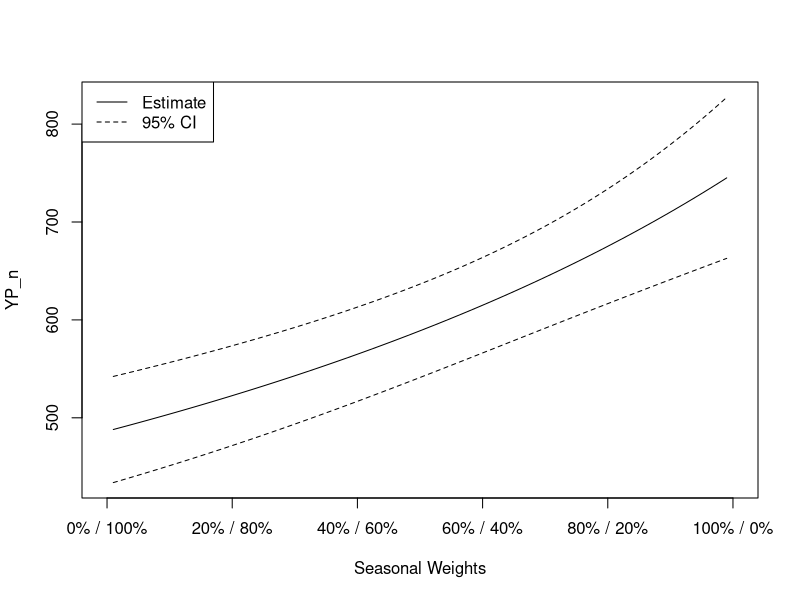
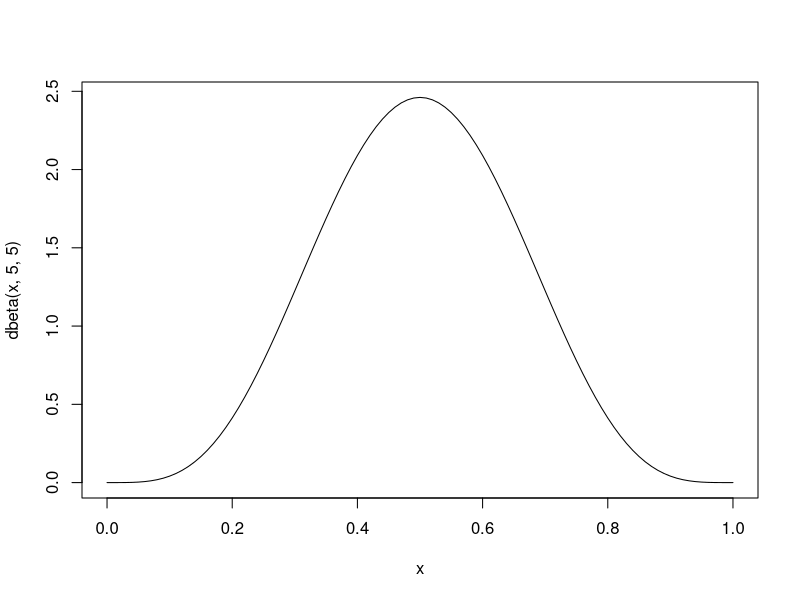
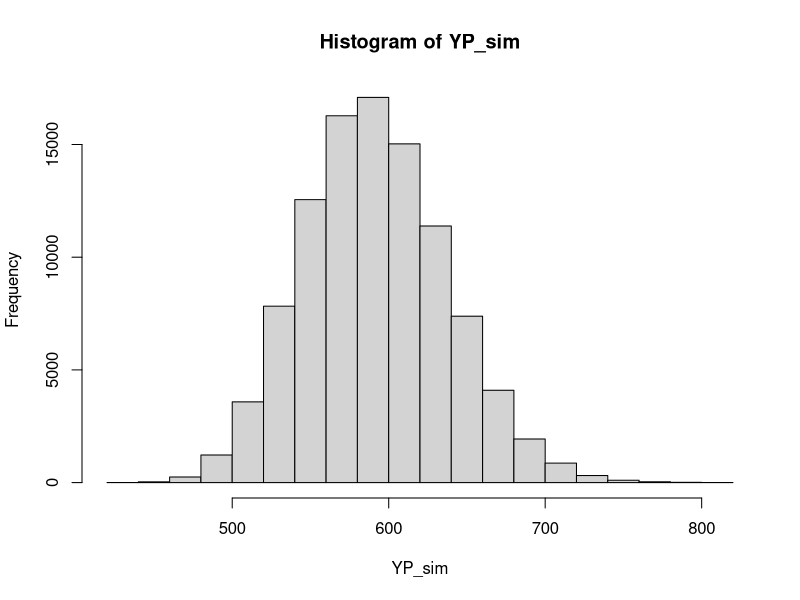

Here is the R script that generated these plots, in order:
## ---- chunk 1
knitr::opts_chunk$set(echo = FALSE, dpi=300, fig.height = 7, fig.width = 10, message=FALSE, warning=FALSE)
## ---- chunk 2
library(tidyverse)

## per Corey email 9/4/2024
legal_nobait <- read_csv("BOF_2024/flat_data/legal_nobait.csv")

# ## the data I was sent before
# march_data <- read_csv("Analysis_2024/flat_data/March_Catch_Data.csv")[,-(14:21)]
# june_data <- read_csv("Analysis_2024/flat_data/June_Catch_Data.csv")
# 
# all_data <- data.frame(event = c(rep("March", nrow(march_data)),
#                                  rep("June", nrow(june_data))),
#                        FL = c(march_data$FL, june_data$FL),
#                        TL = c(march_data$FL, june_data$TL),
#                        weight_kg = c(march_data$kg, june_data$Kg),
#                        bait = c(march_data$Bait, june_data$Bait),
#                        gear = c(march_data$Gear, rep(NA, nrow(june_data))),
#                        technique = c(march_data$Technique, rep(NA, nrow(june_data))))
# 
# ## reconstructing legal_nobait from previous data - does it match?
# legal_nobait1 <- filter(all_data, (event == "March") | (event == "June" & bait == "N"))
# 
# (sort(legal_nobait$kg) == sort(legal_nobait1$weight_kg)) # %>% all
# ## it does match!



########### LAM inputs

area <- 3717
log10_area <- log10(area)
log10_YP <- 0.72*log10_area + 0.6
YP_kg <- 10^log10_YP




########### estimating mean weight of harvest
season_weights <- c(0.5, 0.5)   # summer, then winter

# by season
season_Wbar <- tapply(legal_nobait$kg, legal_nobait$Season, mean)
season_n <- tapply(legal_nobait$kg, legal_nobait$Season, length)
season_varWbar <- tapply(legal_nobait$kg, legal_nobait$Season, var)/season_n
season_seWbar <- sqrt(season_varWbar)

# combined
Wbar <- sum(season_weights*season_Wbar)/sum(season_weights)
varWbar <- sum((season_weights^2)*season_varWbar)/(sum(season_weights)^2)
seWbar <- sqrt(varWbar)
## ---- chunk 3
tab1 <- cbind(season_n, season_Wbar, season_seWbar)
colnames(tab1) <- c("n","Wbar_kg","SE(Wbar_kg)")
knitr::kable(tab1[2:1,], digits=3)
## ---- chunk 4
# LAM assuming YP is known without error
YP_n <- YP_kg/Wbar + YP_kg/(Wbar^3)*varWbar
var_YP_n <- (YP_kg^2)/(Wbar^4)*varWbar
se_YP_n <- sqrt(var_YP_n)
ci_YP_n <- YP_n + c(-1,1)*1.96*se_YP_n
## ---- chunk 5
## investigating the effect of different weightings
possible_wts <- seq(.01, .99, by=.01)
ci_YP_n_all <- matrix(nrow=length(possible_wts), ncol=2)
YP_n_all <- rep(NA, length(possible_wts))
for(i in seq_along(possible_wts)) {
  season_weights <- c(possible_wts[i], 1-possible_wts[i])   # summer, then winter

  # by season
  season_Wbar <- tapply(legal_nobait$kg, legal_nobait$Season, mean)
  season_n <- tapply(legal_nobait$kg, legal_nobait$Season, length)
  season_varWbar <- tapply(legal_nobait$kg, legal_nobait$Season, var)/season_n
  season_seWbar <- sqrt(season_varWbar)

  # combined
  Wbar <- sum(season_weights*season_Wbar)/sum(season_weights)
  varWbar <- sum((season_weights^2)*season_varWbar)/(sum(season_weights)^2)
  seWbar <- sqrt(varWbar)

  # LAM assuming YP is known without error
  YP_n <- YP_kg/Wbar + YP_kg/(Wbar^3)*varWbar
  var_YP_n <- (YP_kg^2)/(Wbar^4)*varWbar
  se_YP_n <- sqrt(var_YP_n)
  ci_YP_n <- YP_n + c(-1,1)*1.96*se_YP_n

  YP_n_all[i] <- YP_n
  ci_YP_n_all[i,] <- ci_YP_n
}
plot(NA, xlim=0:1, ylim=range(ci_YP_n_all),
     ylab="YP_n", xlab="Seasonal Weights",
     xaxt="n")
lines(possible_wts, YP_n_all)
lines(possible_wts, ci_YP_n_all[,1], lty=2)
lines(possible_wts, ci_YP_n_all[,2], lty=2)
legend("topleft", lty=1:2, legend=c("Estimate", "95% CI"))

axis(side=1, at=seq(0, 1, by=0.2),
     labels = paste0(seq(0, 100, 20), "% / ",
                    seq(100, 0, -20), "%"))
## ---- chunk 6
curve(dbeta(x, 5, 5))
## ---- chunk 7
## the sampling variances of the weight samples are incorporated using bootstrapping!
nsim <- 100000
YP_sim <- rep(NA, nsim)
for(i in 1:nsim) {
  winter_boot <- sample(legal_nobait$kg[legal_nobait$Season == "Winter"], replace=TRUE)
  summer_boot <- sample(legal_nobait$kg[legal_nobait$Season == "Summer"], replace=TRUE)

  # weight_winter <- 0.5
  weight_winter <- rbeta(1, 5, 5)
  weight_summer <- 1 - weight_winter

  Wbar <- (weight_winter * mean(winter_boot)) + (weight_summer * mean(summer_boot))
  YP_sim[i] <- YP_kg/Wbar
}
## ---- chunk 8
hist(YP_sim)
# mean(YP_sim)
# median(YP_sim)
# sd(YP_sim)
# 
# quantile(YP_sim, c(0.025, 0.975))
## ---- chunk 9
# prediction variance of a new lake (Crosswind), on the log scale
predvarsim <- 0.09958763

## vector of simulated YP (kg) of new lake, on the log scale
predlog10YP_kg <- rnorm(nsim, 0.6 + 0.72*log10(area), sqrt(predvarsim))

## back to natural scale
predYP_kg <- 10^predlog10YP_kg
# hist(predYP)

# the sampling variances of the weight samples are incorporated using bootstrapping!
# nsim <- 10000
YP_sim <- rep(NA, nsim)
for(i in 1:nsim) {
  winter_boot <- sample(legal_nobait$kg[legal_nobait$Season == "Winter"], replace=TRUE)
  summer_boot <- sample(legal_nobait$kg[legal_nobait$Season == "Summer"], replace=TRUE)

  weight_winter <- 0.5
  # weight_winter <- rbeta(1, 5, 5)
  weight_summer <- 1 - weight_winter

  Wbar <- (weight_winter * mean(winter_boot)) + (weight_summer * mean(summer_boot))
  YP_sim[i] <- predYP_kg[i]/Wbar
}
# hist(YP_sim)
# mean(YP_sim)
# median(YP_sim)
# sd(YP_sim)
# 
# quantile(YP_sim, c(0.025, 0.975))
## ---- chunk 10
# prediction variance of a new lake (Crosswind), on the log scale
predvarsim <- 0.09958763

## vector of simulated YP (kg) of new lake, on the log scale
predlog10YP_kg <- rnorm(nsim, 0.6 + 0.72*log10(area), sqrt(predvarsim))

## back to natural scale
predYP_kg <- 10^predlog10YP_kg
# hist(predYP)

# the sampling variances of the weight samples are incorporated using bootstrapping!
# nsim <- 10000
YP_sim <- rep(NA, nsim)
for(i in 1:nsim) {
  winter_boot <- sample(legal_nobait$kg[legal_nobait$Season == "Winter"], replace=TRUE)
  summer_boot <- sample(legal_nobait$kg[legal_nobait$Season == "Summer"], replace=TRUE)

  # weight_winter <- 0.5
  weight_winter <- rbeta(1, 5, 5)
  weight_summer <- 1 - weight_winter

  Wbar <- (weight_winter * mean(winter_boot)) + (weight_summer * mean(summer_boot))
  YP_sim[i] <- predYP_kg[i]/Wbar
}
# hist(YP_sim)
# mean(YP_sim)
# median(YP_sim)
# sd(YP_sim)
# 
# quantile(YP_sim, c(0.025, 0.975))
